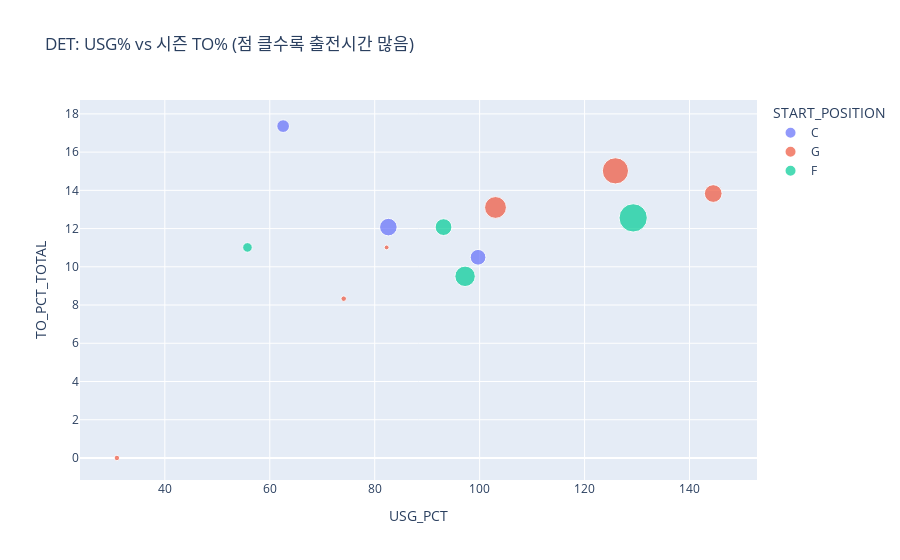

Notebook code for this chart:
### Code cell
det_sum = (DET.groupby(["PLAYER_ID","START_POSITION"], observed=True)
             .agg(USG_PCT=("USG_PCT","mean"),
                  MIN_total=("MIN","sum"),
                  TO_PCT_TOTAL=("TO_PCT_TOTAL","first"))).reset_index()

fig = px.scatter(det_sum, x="USG_PCT", y="TO_PCT_TOTAL",
                 size="MIN_total", color="START_POSITION",
                 hover_data=["PLAYER_ID"],
                 title="DET: USG% vs 시즌 TO% (점 클수록 출전시간 많음)")
fig.show()

### Figure 1 — Plotly figure (JSON) as saved in the notebook; plotly's stock layout.template omitted (floating-point values rounded to 4 significant figures)
{"data": [{"customdata": [["1628963"], ["1630191"], ["1631105"]], "hovertemplate": "START_POSITION=C<br>USG_PCT=%{x}<br>TO_PCT_TOTAL=%{y}<br>MIN_total=%{marker.size}<br>PLAYER_ID=%{customdata[0]}<extra></extra>", "legendgroup": "C", "marker": {"color": "#636efa", "size": [314.6, 392.6, 205.3], "sizemode": "area", "sizeref": 2.546, "symbol": "circle"}, "mode": "markers", "name": "C", "orientation": "v", "showlegend": true, "type": "scatter", "x": [99.7, 82.6, 62.54], "xaxis": "x", "y": [10.5, 12.08, 17.36], "yaxis": "y"}, {"customdata": [["1630165"], ["1630587"], ["1630595"], ["1631093"], ["202709"], ["203585"]], "hovertemplate": "START_POSITION=G<br>USG_PCT=%{x}<br>TO_PCT_TOTAL=%{y}<br>MIN_total=%{marker.size}<br>PLAYER_ID=%{customdata[0]}<extra></extra>", "legendgroup": "G", "marker": {"color": "#EF553B", "size": [605.8, 30.03, 400.2, 875.7, 37.55, 38.3], "sizemode": "area", "sizeref": 2.546, "symbol": "circle"}, "mode": "markers", "name": "G", "orientation": "v", "showlegend": true, "type": "scatter", "x": [103.0, 82.28, 144.5, 125.9, 30.86, 74.09], "xaxis": "x", "y": [13.1, 11.01, 13.83, 15.02, 0.0, 8.333], "yaxis": "y"}, {"customdata": [["1630180"], ["1630191"], ["1630587"], ["202711"]], "hovertemplate": "START_POSITION=F<br>USG_PCT=%{x}<br>TO_PCT_TOTAL=%{y}<br>MIN_total=%{marker.size}<br>PLAYER_ID=%{customdata[0]}<extra></extra>", "legendgroup": "F", "marker": {"color": "#00cc96", "size": [531.4, 358.2, 117.5, 1019.0], "sizemode": "area", "sizeref": 2.546, "symbol": "circle"}, "mode": "markers", "name": "F", "orientation": "v", "showlegend": true, "type": "scatter", "x": [97.22, 93.12, 55.75, 129.3], "xaxis": "x", "y": [9.503, 12.08, 11.01, 12.56], "yaxis": "y"}], "layout": {"legend": {"itemsizing": "constant", "title": {"text": "START_POSITION"}, "tracegroupgap": 0}, "title": {"text": "DET: USG% vs 시즌 TO% (점 클수록 출전시간 많음)"}, "xaxis": {"anchor": "y", "domain": [0, 1], "title": {"text": "USG_PCT"}}, "yaxis": {"anchor": "x", "domain": [0, 1], "title": {"text": "TO_PCT_TOTAL"}}}}
